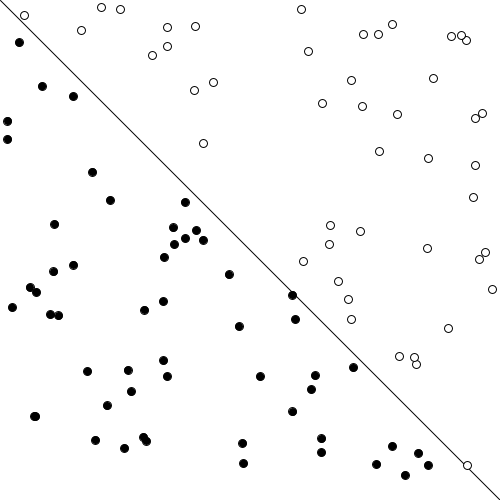
Frame 1 (no input)
Frame 60 (the mouse pressed at the canvas centre just before this capture): identical to frame 1, image omitted
Frame 120 (the mouse held since frame 60 and released just before this capture): identical to frame 1, image omitted

The Processing sketch that drew this single still picture (run headless with seeded random() and noise(); from frame 60 on, the mouse is pressed at the canvas centre):

// Processing sketch: SimplePerceptron
// ── SimplePerceptron.pde
Perceptron p;

Point[] points = new Point[100];


void setup() {
    size(500, 500);
    p = new Perceptron();

    for(int i = 0; i < points.length; i++) {
        points[i] = new Point();
    }
    float[] inputs = {-1, 0.5};
    int guess = p.guess(inputs);
    println(guess);
}

void draw() {
    background(255);
    stroke(0);
    line(0,0,width,height);
    for(Point p : points) {
        p.show();
    }

}
// ── Perceptron.pde
// the activation function
int sign(float n) {
    if (n >= 0) {
        return 1;
    } else {
        return -1;
    }
}

class Perceptron {
    float[] weights = new float[2];

    // constructor
    Perceptron() {
        // Initalise the weightw randomly
        for(int i = 0; i < weights.length; i++) {
            weights[i] = random(-1, 1);
        }
    }

    int guess(float[] inputs) {
        float sum = 0;
        for(int i = 0; i < weights.length; i++) {
            sum += inputs[i]*weights[i];
        }
        int output = sign(sum);
        return output;
    }
}
// ── Training.pde
class Point {
    float x;
    float y;
    int label;

    Point() {
        x = random(width);
        y = random(height);

        if (x > y) {
            label = 1;
        } else {
            label = -1;
        }
    }

    void show() {
        stroke(0);
        if(label ==1) {
            fill(255);
        } else {
            fill(0);
        }
        ellipse(x, y, 8, 8);
    }
}
